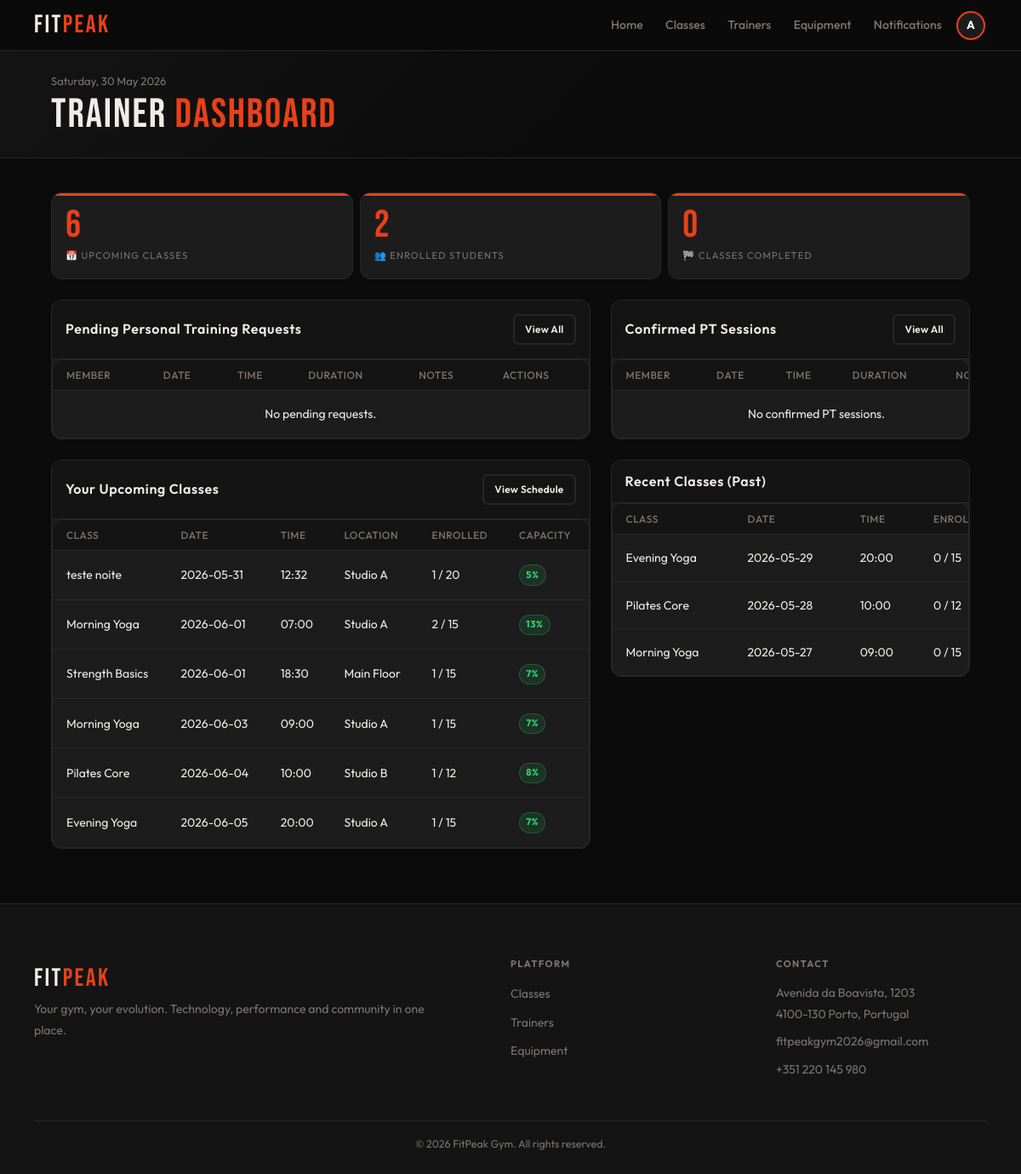
The page /trainer/dashboard.php (signed in) on the database as committed earlier.
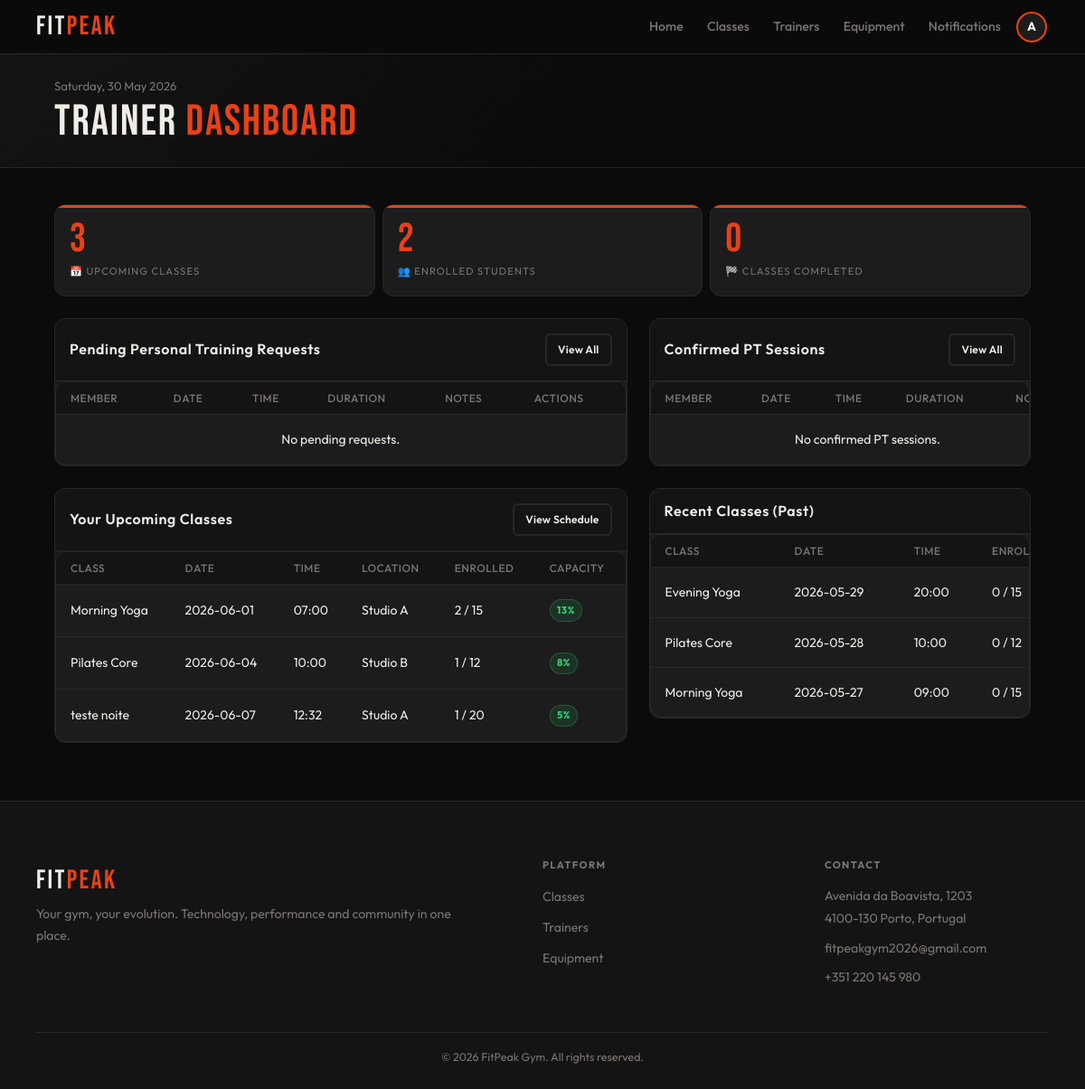
The same page on the database as committed later.
### tables this page shows
CREATE TABLE class_sessions (
    id INTEGER PRIMARY KEY AUTOINCREMENT,
    schedule_id INTEGER NOT NULL,
    session_date DATE NOT NULL,
    status TEXT DEFAULT 'scheduled' CHECK(status IN ('scheduled','cancelled','completed')),
    FOREIGN KEY(schedule_id) REFERENCES class_schedules(id) ON DELETE CASCADE
);

CREATE TABLE class_schedules (
    id INTEGER PRIMARY KEY AUTOINCREMENT,
    class_id INTEGER NOT NULL,
    trainer_id INTEGER,
    day_of_week TEXT NOT NULL,   -- Monday, Tuesday, etc.
    start_time TEXT NOT NULL,
    location TEXT NOT NULL DEFAULT 'Studio A',
    capacity INTEGER NOT NULL DEFAULT 20,
    duration_min INTEGER NOT NULL DEFAULT 60,
    FOREIGN KEY(class_id) REFERENCES classes(id) ON DELETE CASCADE,
    FOREIGN KEY(trainer_id) REFERENCES users(id) ON DELETE SET NULL
);

### db/trainers.php (called while the page is built, shortened)
<?php
function getTrainerStats($pdo, $trainerId) {
    $stmt = $pdo->prepare("
        SELECT COUNT(*)
        FROM class_sessions sess
        JOIN class_schedules cs ON sess.schedule_id = cs.id
        WHERE cs.trainer_id = ? AND sess.session_date >= date('now') AND sess.status = 'scheduled'
    ");
    $stmt->execute([$trainerId]);
    $upcoming = $stmt->fetchColumn();
    $stmt = $pdo->prepare("
        SELECT COUNT(DISTINCT e.member_id)
        FROM enrollments e
        JOIN class_sessions sess ON e.session_id = sess.id
        JOIN class_schedules cs ON sess.schedule_id = cs.id
        WHERE cs.trainer_id = ? AND sess.session_date >= date('now') AND e.status = 'enrolled'
    ");
    $stmt->execute([$trainerId]);
    $students = $stmt->fetchColumn();
    $stmt = $pdo->prepare("
        SELECT COUNT(*)
        FROM class_sessions sess
        JOIN class_schedules cs ON sess.schedule_id = cs.id
        WHERE cs.trainer_id = ? AND sess.session_date < date('now') AND sess.status = 'completed'
    ");
    $stmt->execute([$trainerId]);
    $past = $stmt->fetchColumn();
    return [
        'upcoming' => $upcoming,
        'students' => $students,
        'past' => $past
    ];
}
function getTrainerUpcomingClasses($pdo, $trainerId, $limit = 10) {
    $sql = "
        SELECT
            cs.id as schedule_id,
            c.name as class_name,
            cs.day_of_week,
            cs.start_time,
            cs.location,
            cs.duration_min,
            sess.session_date,
            sess.id as session_id,
            (SELECT COUNT(*) FROM enrollments e WHERE e.session_id = sess.id AND e.status = 'enrolled') as enrolled_count,
            cs.capacity
        FROM class_schedules cs
        JOIN classes c ON cs.class_id = c.id
        JOIN class_sessions sess ON sess.schedule_id = cs.id
        WHERE cs.trainer_id = ? AND sess.session_date >= date('now') AND sess.status = 'scheduled'
        ORDER BY sess.session_date ASC, cs.start_time ASC
        LIMIT ?
    ";
    $stmt = $pdo->prepare($sql);
    $stmt->execute([$trainerId, $limit]);
    return $stmt->fetchAll(PDO::FETCH_ASSOC);
}
function getTrainerPastClasses($pdo, $trainerId, $limit = 10) {
    $sql = "
        SELECT
            c.name as class_name,
            cs.day_of_week,
            cs.start_time,
            sess.session_date,
            sess.id as session_id,
            (SELECT COUNT(*) FROM enrollments e WHERE e.session_id = sess.id AND e.status = 'enrolled') as enrolled_count,
            cs.capacity
        FROM class_schedules cs
        JOIN classes c ON cs.class_id = c.id
        JOIN class_sessions sess ON sess.schedule_id = cs.id
        WHERE cs.trainer_id = ? AND sess.session_date < date('now')
        ORDER BY sess.session_date DESC
        LIMIT ?
    ";
    $stmt = $pdo->prepare($sql);
    $stmt->execute([$trainerId, $limit]);
    return $stmt->fetchAll(PDO::FETCH_ASSOC);
}
?>

### trainer/dashboard.php (the view, shortened to what the changed rows need)
<?php
require_once '../includes/header.php';
require_once '../includes/footer.php';
require_once '../db/trainers.php';
$pdo = getDatabaseConnection();
$trainerId = $_SESSION['user_id'];
$stats = getTrainerStats($pdo, $trainerId);
$upcoming = getTrainerUpcomingClasses($pdo, $trainerId);
$pastClasses = getTrainerPastClasses($pdo, $trainerId);
?>
<main class="main">
    <header class="dash-header">
        <div class="dashboard-header">
            <div class="dash-top">
                <div>
                    <h1 class="dash-h1">Trainer <span>Dashboard</span></h1>
                </div>
            </div>
        </div>
    </header>
    <div class="dashboard-content">
        <div class="kpi-grid">
            <div class="kpi-card">
                <p class="kpi-num"><?= $stats['upcoming'] ?></p>
                <p class="kpi-lbl">📅 Upcoming Classes</p>
            </div>
        </div>
        <div class="dash-layout">
            <div class="dash-col">
                <div class="card">
                    <div class="card-head">
                        <h2 class="card-title">Pending Personal Training Requests</h2>
                    </div>
                    <div class="table-wrap">
                        <table class="table">
                            <thead>
                                <tr>
                                    <th>Member</th>
                                    <th>Date</th>
                                    <th>Time</th>
                                    <th>Duration</th>
                                    <th>Notes</th>
                                    <th>Actions</th>
                                </tr>
                            </thead>
                        </table>
                    </div>
                </div>
                <div class="card">
                    <div class="card-head">
                        <h2 class="card-title">Your Upcoming Classes</h2>
                    </div>
                    <div class="table-wrap">
                        <table class="table">
                            <thead>
                                <tr>
                                    <th>Class</th>
                                    <th>Date</th>
                                    <th>Time</th>
                                    <th>Location</th>
                                    <th>Enrolled</th>
                                    <th>Capacity</th>
                                </tr>
                            </thead>
                            <tbody>
                                <?php if (empty($upcoming)): ?>
                                    <tr>
                                        <td colspan="6" class="center-text">No upcoming classes assigned.</td>
                                    </tr>
                                <?php else: ?>
                                    <?php foreach ($upcoming as $class): ?>
                                        <tr>
                                            <td><?= htmlspecialchars($class['class_name']) ?></td>
                                            <td><?= htmlspecialchars($class['session_date']) ?></td>
                                            <td><?= htmlspecialchars($class['start_time']) ?></td>
                                            <td><?= htmlspecialchars($class['location']) ?></td>
                                            <td><?= (int)$class['enrolled_count'] ?> / <?= (int)$class['capacity'] ?></td>
                                            <td>
                                                <?php
                                                $percent = $class['capacity'] > 0
                                                    ? round(($class['enrolled_count'] / $class['capacity']) * 100)
                                                    : 0;
                                                ?>
                                                <span class="badge badge-<?= $percent >= 100 ? 'danger' : ($percent >= 80 ? 'warning' : 'success') ?>">
                                                    <?= $percent ?>%
                                                </span>
                                            </td>
                                        </tr>
                                    <?php endforeach; ?>
                                <?php endif; ?>
                            </tbody>
                        </table>
                    </div>
                </div>
            </div>
            <div class="dash-col">
                <div class="card">
                    <div class="card-head">
                        <h2 class="card-title">Confirmed PT Sessions</h2>
                    </div>
                    <div class="table-wrap">
                        <table class="table">
                            <thead>
                                <tr>
                                    <th>Member</th>
                                    <th>Date</th>
                                    <th>Time</th>
                                    <th>Duration</th>
                                    <th>Notes</th>
                                </tr>
                            </thead>
                        </table>
                    </div>
                </div>
                <div class="card">
                    <div class="card-head">
                        <h2 class="card-title">Recent Classes (Past)</h2>
                    </div>
                    <div class="table-wrap">
                        <table class="table">
                            <thead>
                                <tr>
                                    <th>Class</th>
                                    <th>Date</th>
                                    <th>Time</th>
                                    <th>Enrolled</th>
                                </tr>
                            </thead>
                            <tbody>
                                <?php if (empty($pastClasses)): ?>
                                    <tr>
                                        <td colspan="4" class="center-text">No past classes yet.</td>
                                    </tr>
                                <?php else: ?>
                                    <?php foreach ($pastClasses as $class): ?>
                                        <tr>
                                            <td><?= htmlspecialchars($class['class_name']) ?></td>
                                            <td><?= htmlspecialchars($class['session_date']) ?></td>
                                            <td><?= htmlspecialchars($class['start_time']) ?></td>
                                            <td><?= (int)$class['enrolled_count'] ?> / <?= (int)$class['capacity'] ?></td>
                                        </tr>
                                    <?php endforeach; ?>
                                <?php endif; ?>
                            </tbody>
                        </table>
                    </div>
                </div>
            </div>
        </div>
    </div>
</main>

Rows that differ between the two databases and show on the page:
no longer on this page (row edited): class_sessions: class_name "teste noite", session_date "2026-05-31", schedule.start_time "12:32", schedule.location "Studio A", enrolled_count "1", schedule.capacity "20", percent "5", shown under "Your Upcoming Classes"
no longer on this page (row edited): class_sessions: class_name "Strength Basics", session_date "2026-06-01", schedule.start_time "18:30", schedule.location "Main Floor", enrolled_count "1", schedule.capacity "15", percent "7", shown under "Your Upcoming Classes"
no longer on this page (row edited): class_sessions: class_name "Morning Yoga", session_date "2026-06-03", schedule.start_time "09:00", schedule.location "Studio A", enrolled_count "1", schedule.capacity "15", percent "7", shown under "Your Upcoming Classes"
no longer on this page (row edited): class_sessions: class_name "Evening Yoga", session_date "2026-06-05", schedule.start_time "20:00", schedule.location "Studio A", enrolled_count "1", schedule.capacity "15", percent "7", shown under "Your Upcoming Classes"
added class_sessions: class_name "teste noite", session_date "2026-06-07", schedule.start_time "12:32", schedule.location "Studio A", enrolled_count "1", schedule.capacity "20", percent "5", shown under "Your Upcoming Classes"
Other text that changed with them:
$stats['upcoming']: "6" → "3"
